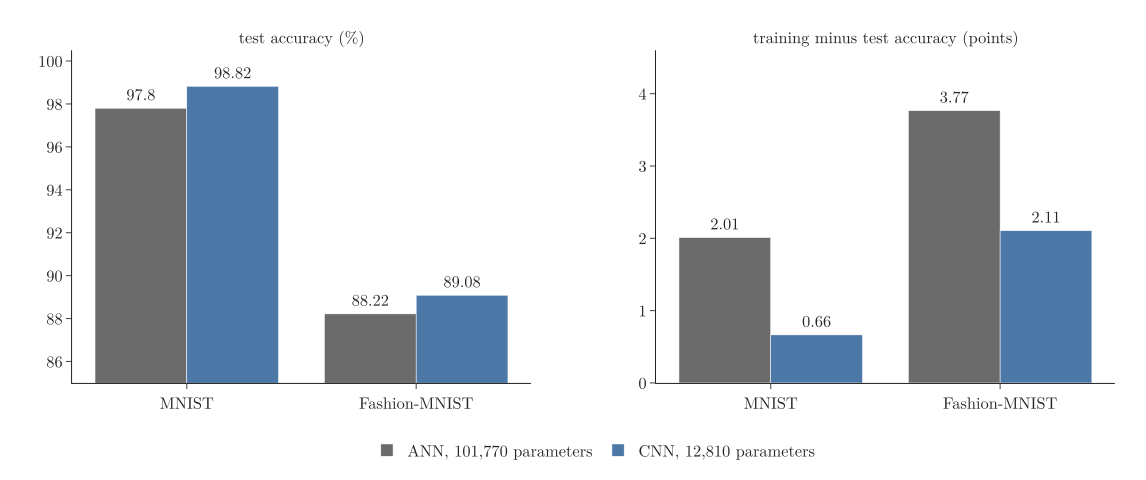

Generate this figure with Python:
"""CNN (12,810 parameters) against ANN (101,770 parameters): test accuracy and train-test gap on MNIST and
Fashion-MNIST, mean of 3 seeds, each seed as a dot (Plotly)."""
from pathlib import Path
import pandas as pd
import plotly.graph_objects as go
from plotly.subplots import make_subplots
from common import BLUE, ORANGE, GREY, FONT

here = Path(__file__).parent
r = pd.read_csv(here.parent / "data" / "cnn_vs_ann.csv")
r["gap"] = r.train_acc - r.test_acc
fig = make_subplots(1, 2, horizontal_spacing=0.12,
                    subplot_titles=("test accuracy (%)", "training minus test accuracy (points)"))
for name, color, label in (("ANN", GREY, "ANN, 101,770 parameters"), ("CNN", BLUE, "CNN, 12,810 parameters")):
    s = r[r.model == name]
    m = s.groupby("data")[["test_acc", "gap"]].mean().reindex(["MNIST", "Fashion-MNIST"])
    for col, key in ((1, "test_acc"), (2, "gap")):
        fig.add_trace(go.Bar(x=m.index, y=100 * m[key], name=label, marker_color=color, showlegend=col == 1,
                             text=(100 * m[key]).round(2), textposition="outside", offsetgroup=name), 1, col)
fig.update_yaxes(range=[85, 100.5], row=1, col=1)
fig.update_yaxes(range=[0, 4.6], row=1, col=2)
fig.update_layout(template="simple_white", width=1100, height=460, font=FONT, barmode="group",
                  legend=dict(orientation="h", x=0.5, xanchor="center", y=-0.15), margin=dict(l=60, r=20, t=40, b=80))
fig.write_image(here / "results.png", scale=2)
fig.write_image(here / "results.pdf")
